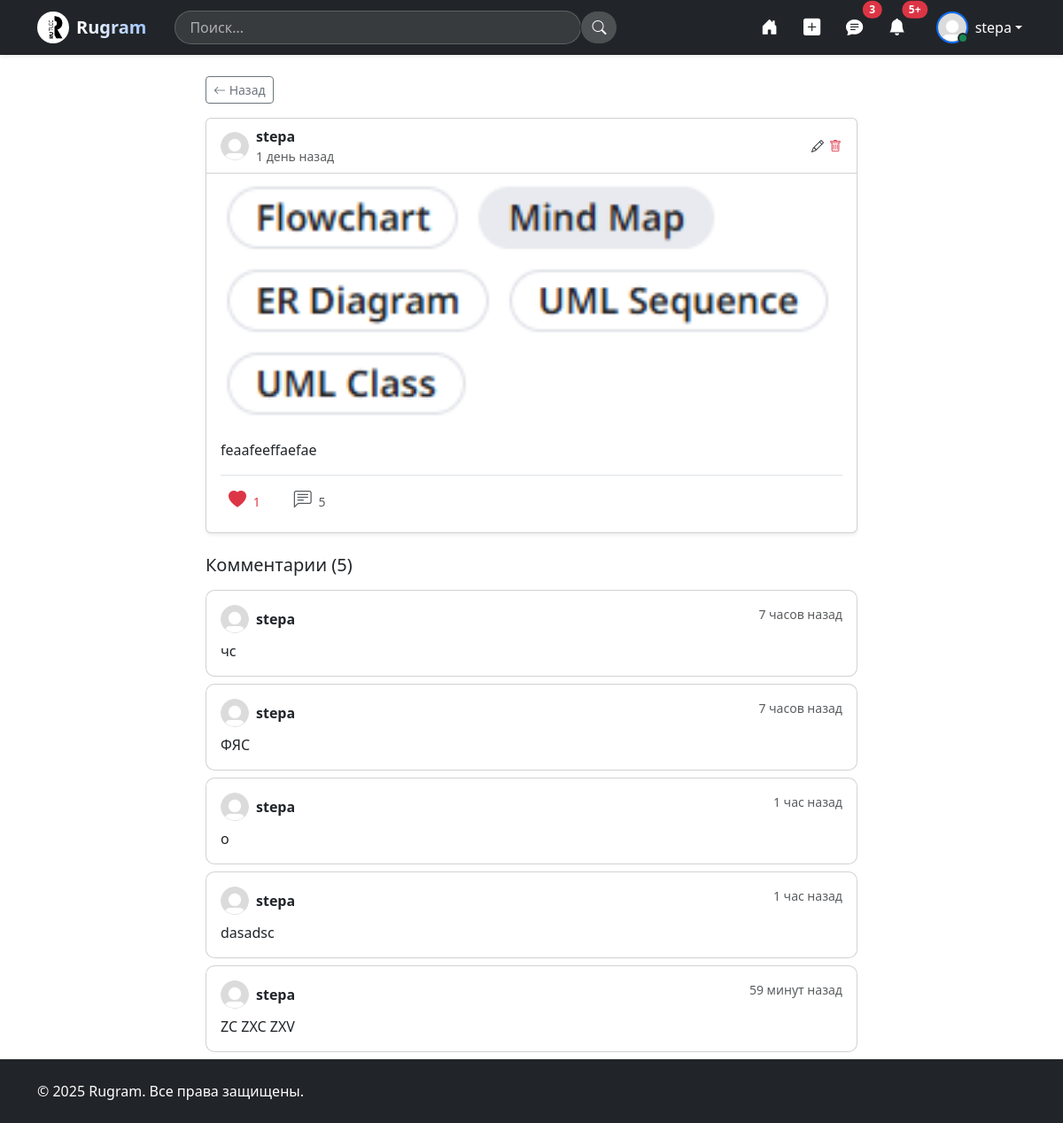
Page /post/4 (signed in) on the committed database.
### app/models.py (models this page shows, shortened)
class User(db.Model, UserMixin):
    __tablename__ = 'users'
    id: Mapped[int] = mapped_column(primary_key=True, autoincrement=True)
    username: Mapped[str] = mapped_column(index=True, unique=True)
    email: Mapped[str] = mapped_column(index=True, unique=True)
    hashed_password: Mapped[str] = mapped_column()
    created_date: Mapped[datetime.datetime] = mapped_column(DateTime, default=datetime.datetime.utcnow)
    name: Mapped[str] = mapped_column(nullable=True)
    surname: Mapped[str] = mapped_column(nullable=True)
    birthdate: Mapped[str] = mapped_column(nullable=True)
    profile_image: Mapped[str] = mapped_column(nullable=True, default='default_profile_image.jpg')
    description: Mapped[str] = mapped_column(nullable=True)
    posts: Mapped[list["Post"]] = relationship(back_populates='author')
    likes: Mapped[list["Like"]] = relationship(back_populates='user')
    comments: Mapped[list['Comment']] = relationship(back_populates='author')
    def get_id(self):
        return str(self.id)

class Post(db.Model):
    __tablename__ = 'posts'
    id: Mapped[int] = mapped_column(primary_key=True, autoincrement=True)
    image: Mapped[str] = mapped_column(nullable=True)
    text: Mapped[str] = mapped_column()
    created_date: Mapped[datetime.datetime] = mapped_column(DateTime, default=datetime.datetime.utcnow)
    likes_count: Mapped[int] = mapped_column(default=0)
    comments_count: Mapped[int] = mapped_column(default=0)
    is_deleted: Mapped[bool] = mapped_column(default=False)
    author_id: Mapped[int] = mapped_column(db.ForeignKey('users.id'))
    author: Mapped["User"] = relationship(back_populates='posts')
    likes: Mapped[list['Like']] = relationship(back_populates='post')
    comments: Mapped[list['Comment']] = relationship(back_populates='post')
    def is_liked_by(self, user):
        if not user.is_authenticated:
            return False
        return Like.query.filter_by(
            user_id=user.id,
            post_id=self.id
        ).first() is not None

class Comment(db.Model):
    __tablename__ = 'comments'
    id: Mapped[int] = mapped_column(primary_key=True, autoincrement=True)
    author_id: Mapped[int] = mapped_column(db.ForeignKey('users.id'))
    post_id: Mapped[int] = mapped_column(db.ForeignKey('posts.id'))
    text: Mapped[str] = mapped_column()
    created_date: Mapped[datetime.datetime] = mapped_column(DateTime, default=datetime.datetime.utcnow)
    author: Mapped["User"] = relationship(back_populates="comments")
    post: Mapped["Post"] = relationship(back_populates="comments")

### app/routes.py (the view)
@posts_bp.route('/post/<int:post_id>')
def post(post_id):
    post = Post.query.filter(Post.id == post_id, Post.is_deleted == False).first()
    if post:
        return render_template('posts/post.html', post=post)
    return abort(404, description='Такого пользователя не существует')

### app/__init__.py (called while the page is built)
@login_manager.user_loader
def load_user(user_id):
    return User.query.get(user_id)

### app/templates/posts/post.html (shortened to what this page needs)
{% extends "base.html" %}
{% block content %}
<div class="container mt-4">
    <div class="row justify-content-center">
        <div class="col-md-8">
            <div class="mb-3">
                <a href="{{ url_for('main.index') }}" class="btn btn-sm btn-outline-secondary">
                    <i class="bi bi-arrow-left"></i> Назад
                </a>
            </div>
            <div class="card mb-4 shadow-sm">
                <div class="card-header bg-transparent d-flex align-items-center justify-content-between">
                    <div class="d-flex align-items-center">
                        <img src="{{ url_for('static', filename='uploads/profile_images/' + post.author.profile_image) if post.author.profile_image else url_for('static', filename='default-profile.png') }}"
                             class="rounded-circle me-2"
                             width="32"
                             height="32"
                             alt="{{ post.author.username }}">
                        <div>
                            <strong>{{ post.author.username }}</strong>
                            <small class="text-muted d-block">{{ post.created_date|time_ago }}</small>
                        </div>
                    </div>
                    {% if current_user.is_authenticated and (current_user == post.author) %}
                    <div class="d-inline-flex align-items-center gap-1">
                        <a href="{{ url_for('posts.edit_post', post_id=post.id) }}" class="btn btn-sm p-0"
                           title="Редактировать">
                            <i class="bi bi-pencil"></i>
                        </a>
                        <button class="btn btn-sm p-0 text-danger" onclick="deletePost({{ post.id }})" title="Удалить">
                            <i class="bi bi-trash"></i>
                        </button>
                    </div>
                    {% endif %}
                </div>
                {% if post.image %}
                <img src="{{ url_for('static', filename='uploads/posts/' + post.image) }}"
                     class="card-img-top post-image"
                     loading="lazy">
                {% endif %}
                <div class="card-body">
                    <p class="card-text">{{ post.text }}</p>
                    <div class="post-actions border-top pt-2">
                        <button class="btn btn-sm like-btn {% if post.is_liked_by(current_user) %}text-danger{% else %}text-muted{% endif %}"
                                data-post-id="{{ post.id }}"
                                data-liked="{{ 'true' if post.is_liked_by(current_user) else 'false' }}">
                            <i class="bi {% if post.is_liked_by(current_user) %}bi-heart-fill{% else %}bi-heart{% endif %} fs-5"></i>
                            <span class="like-count ms-1">{{ post.likes_count }}</span>
                        </button>
                        <button class="btn btn-sm text-muted ms-3"
                                {% if not current_user.is_authenticated
                                %}onclick="window.location='{{ url_for('auth.login') }}'"
                                {% else %}
                                data-bs-toggle="collapse" data-bs-target="#commentForm"
                                {% endif %}>
                            <i class="bi bi-chat-left-text fs-5"></i>
                            <span class="ms-1">{{ post.comments_count }}</span>
                        </button>
                    </div>
                </div>
            </div>
            <div class="comments-list">
                <h5 class="mb-3">Комментарии (<span class="comments-count">{{ post.comments_count }}</span>)</h5>
                {% for comment in post.comments %}
                <div class="card mb-2">
                    <div class="card-body p-3">
                        <div class="d-flex justify-content-between mb-2">
                            <div class="d-flex align-items-center">
                                <img src="{{ url_for('static', filename='uploads/profile_images/' + comment.author.profile_image) }}"
                                     class="rounded-circle me-2"
                                     width="32"
                                     height="32"
                                     alt="{{ comment.author.username }}">
                                <strong>{{ comment.author.username }}</strong>
                            </div>
                            <small class="text-muted">{{ comment.created_date|time_ago }}</small>
                        </div>
                        <p class="mb-0">{{ comment.text }}</p>
                    </div>
                </div>
                {% else %}
                <div class="text-center text-muted py-3">
                    <i class="bi bi-chat-left-text fs-4"></i>
                    <p class="mt-2 mb-0">Пока нет комментариев</p>
                </div>
                {% endfor %}
            </div>
        </div>
    </div>
</div>
{% endblock %}

### app/templates/base.html (shortened to what this page needs)
<!DOCTYPE html>
<html lang="ru">
<head>
    <link href="https://cdn.jsdelivr.net/npm/bootstrap@5.3.3/dist/css/bootstrap.min.css" rel="stylesheet">
    <link rel="stylesheet" href="https://cdn.jsdelivr.net/npm/bootstrap-icons@1.11.1/font/bootstrap-icons.css">
    <link rel="stylesheet" href="{{ url_for('static', filename='css/style.css') }}">
</head>
<body class="d-flex flex-column min-vh-100">
<header class="navbar navbar-expand-lg navbar-dark bg-dark sticky-top shadow-sm">
    <div class="container">
        <a class="navbar-brand d-flex align-items-center fw-bold" href="{{ url_for('main.index') }}">
            <img src="{{ url_for('static', filename='images/logo.png') }}" width="36" height="36" class="me-2 rounded-circle" alt="Rugram Logo">
            <span class="gradient-text">Rugram</span>
        </a>
        <div class="collapse navbar-collapse" id="navbarContent">
            <form class="d-flex mx-lg-3 my-2 my-lg-0 flex-grow-1" action="" method="GET">
                <div class="input-group search-group">
                    <input type="search" class="form-control rounded-pill ps-3" placeholder="Поиск..." name="q">
                    <button class="btn btn-dark rounded-pill" type="submit">
                        <i class="bi bi-search"></i>
                    </button>
                </div>
            </form>
            <ul class="navbar-nav nav-icons mx-auto mx-lg-0">
                <li class="nav-item mx-1">
                    <a class="nav-link position-relative" href="{{ url_for('main.index') }}" title="Главная">
                        <i class="bi bi-house-door-fill icon-nav"></i>
                        <span class="nav-indicator"></span>
                    </a>
                </li>
                <li class="nav-item mx-1">
                    <a class="nav-link position-relative" href="{{ url_for('posts.create_post') }}" title="Создать">
                        <i class="bi bi-plus-square-fill icon-nav"></i>
                        <span class="nav-indicator"></span>
                    </a>
                </li>
                <li class="nav-item mx-1">
                    <a class="nav-link position-relative" href="" title="Сообщения">
                        <i class="bi bi-chat-text-fill icon-nav"></i>
                        <span class="nav-indicator"></span>
                        <span class="position-absolute top-0 start-100 translate-middle badge rounded-pill bg-danger">3</span>
                    </a>
                </li>
                <li class="nav-item mx-1">
                    <a class="nav-link position-relative" href="" title="Уведомления">
                        <i class="bi bi-bell-fill icon-nav"></i>
                        <span class="nav-indicator"></span>
                        <span class="position-absolute top-0 start-100 translate-middle badge rounded-pill bg-danger">5+</span>
                    </a>
                </li>
            </ul>
            {% if current_user.is_authenticated %}
            <div class="dropdown ms-lg-3">
                <a href="#" class="d-flex align-items-center text-white text-decoration-none dropdown-toggle p-1 rounded" id="userDropdown" data-bs-toggle="dropdown" aria-expanded="false">
                    <div class="position-relative">
                        <img src="{{ url_for('static', filename='uploads/profile_images/' + current_user.profile_image) }}" alt="Аватар" width="36" height="36" class="rounded-circle border border-2 border-primary object-fit-cover">
                        <span class="position-absolute bottom-0 end-0 p-1 bg-success rounded-circle border border-2 border-dark"></span>
                    </div>
                    <span class="ms-2 d-none d-lg-inline">{{ current_user.username }}</span>
                </a>
            </div>
            {% else %}
            <div class="d-flex ms-lg-3">
                <a class="btn btn-outline-light rounded-pill me-2" href="{{ url_for('auth.login') }}">Войти</a>
                <a class="btn btn-primary rounded-pill" href="{{ url_for('auth.register') }}">Регистрация</a>
            </div>
            {% endif %}
        </div>
    </div>
</header>
<main class="flex-grow-1">
    {% block content %}{% endblock %}
</main>
<footer class="bg-dark text-white py-4 mt-auto">
    <div class="container">
        <div class="mt-0">
            <p class="mb-0">&copy; 2025 Rugram. Все права защищены.</p>
        </div>
    </div>
</footer>
</body>
</html>

### app/static/css/style.css (style rules this page uses)
.gradient-text { background: linear-gradient(to right, #fff, #a1c4fd); -webkit-background-clip: text; background-clip: text; color: transparent; }
.search-group { max-width: 500px; }
.search-group .form-control { background: rgba(255, 255, 255, 0.1); border: 1px solid rgba(255, 255, 255, 0.2); color: white; }
.search-group .form-control::placeholder { color: rgba(255, 255, 255, 0.6); }
.search-group .btn { background: rgba(255, 255, 255, 0.2); color: white; }
.nav-icons .nav-link { padding: 0.5rem; border-radius: 50%; width: 40px; height: 40px; display: flex; align-items: center; justify-content: center; transition: all 0.3s ease; }
.icon-nav { font-size: 1.2rem; color: white; transition: all 0.3s ease; }
.nav-indicator { position: absolute; bottom: 0; left: 50%; transform: translateX(-50%); width: 4px; height: 4px; background: transparent; border-radius: 50%; transition: all 0.3s ease; }
.object-fit-cover { object-fit: cover; }

### app/templates/posts/post.html (style rules this page uses)
.post-image { width: 100%; max-height: 600px; object-fit: contain; background-color: #f8f9fa; }
.like-btn { transition: transform 0.2s; }
.comments-list .card { border-radius: 10px; }

### rows in the picture
User: profile_image (placeholder picture), username "stepa", author.username "stepa"
Post: created_date "1 день назад", image (picture), text "feaafeeffaefae", likes_count "1", comments_count "5"
Comment: profile_image (placeholder picture), author.username "stepa", created_date "7 часов назад", text "чс"
Comment: profile_image (placeholder picture), author.username "stepa", created_date "7 часов назад", text "ФЯС"
Comment: profile_image (placeholder picture), author.username "stepa", created_date "1 час назад", text "о"
Comment: profile_image (placeholder picture), author.username "stepa", created_date "1 час назад", text "dasadsc"
Comment: profile_image (placeholder picture), author.username "stepa", created_date "59 минут назад", text "ZC ZXC ZXV"
